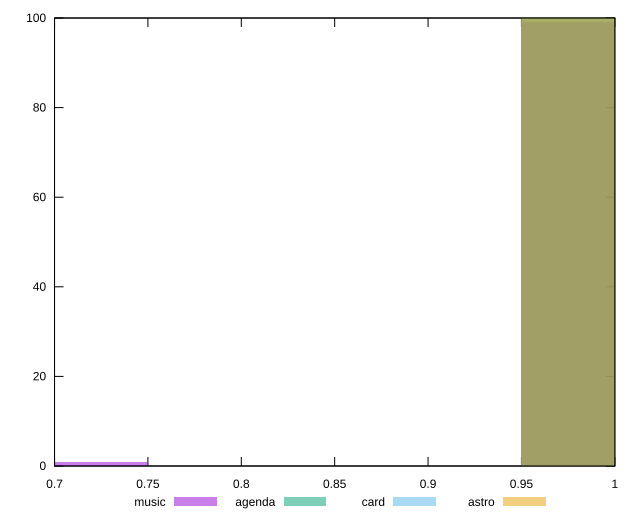

Here is the gnuplot script that generated this plot:
reset

$music <<EOF
0.7000000000000001 1
1 99
EOF

$agenda <<EOF
1 100
EOF

$card <<EOF
1 100
EOF

$astro <<EOF
1 100
EOF

set key outside below
set boxwidth 0.1
set xrange [0.7:1]
set yrange [0:100]
set trange [0:100]
set style fill transparent solid 0.5 noborder
set terminal svg size 640, 520 enhanced background rgb 'white'
set output "reports/report_00031_2021-02-24T23-18-18.084Z/estimated-input-latency/comparison/histogram/all_score.svg"

plot $music title "music" with boxes, \
     $agenda title "agenda" with boxes, \
     $card title "card" with boxes, \
     $astro title "astro" with boxes

reset
